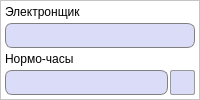
         <widget class="QFrame" name="frame_9">
          <property name="minimumSize">
           <size>
            <width>0</width>
            <height>0</height>
           </size>
          </property>
          <property name="styleSheet">
           <string notr="true">QFrame {
	background-color: white;
}</string>
          </property>
          <property name="frameShape">
           <enum>QFrame::StyledPanel</enum>
          </property>
          <property name="frameShadow">
           <enum>QFrame::Raised</enum>
          </property>
          <layout class="QGridLayout" name="gridLayout_18">
           <property name="leftMargin">
            <number>4</number>
           </property>
           <property name="topMargin">
            <number>4</number>
           </property>
           <property name="rightMargin">
            <number>4</number>
           </property>
           <property name="bottomMargin">
            <number>4</number>
           </property>
           <property name="horizontalSpacing">
            <number>2</number>
           </property>
           <property name="verticalSpacing">
            <number>4</number>
           </property>
           <item row="1" column="0" colspan="2">
            <widget class="QLineEdit" name="electronicsLine">
             <property name="minimumSize">
              <size>
               <width>0</width>
               <height>25</height>
              </size>
             </property>
             <property name="font">
              <font>
               <pointsize>10</pointsize>
              </font>
             </property>
             <property name="focusPolicy">
              <enum>Qt::NoFocus</enum>
             </property>
             <property name="styleSheet">
              <string notr="true">QLineEdit {
	border: 1px solid gray;
    border-radius: 7px;
    background-color: #dbdcf7;
	padding-left: 3px;
}</string>
             </property>
             <property name="readOnly">
              <bool>true</bool>
             </property>
            </widget>
           </item>
           <item row="3" column="1">
            <widget class="QPushButton" name="clearElectronicButton">
             <property name="enabled">
              <bool>false</bool>
             </property>
             <property name="minimumSize">
              <size>
               <width>25</width>
               <height>25</height>
              </size>
             </property>
             <property name="maximumSize">
              <size>
               <width>25</width>
               <height>25</height>
              </size>
             </property>
             <property name="toolTip">
              <string>Вернуть работника</string>
             </property>
             <property name="styleSheet">
              <string notr="true">QPushButton {
	background-color: #dbdcf7;
	border: 1px solid #999999;
	border-radius: 2px;
}

QPushButton:hover {
	background-color: #d5d6f0;
	border: 1px solid #acacac;
}

QPushButton:pressed {
	background-color: #cbcde6;
	border: 2px solid #999999;
}</string>
             </property>
             <property name="text">
              <string/>
             </property>
             <property name="icon">
              <iconset resource="images.qrc">
               <normaloff>:/images/returnEmployee.png</normaloff>:/images/returnEmployee.png</iconset>
             </property>
             <property name="iconSize">
              <size>
               <width>25</width>
               <height>25</height>
              </size>
             </property>
             <property name="autoDefault">
              <bool>false</bool>
             </property>
            </widget>
           </item>
           <item row="3" column="0">
            <widget class="QLineEdit" name="electronicsHoursLine">
             <property name="minimumSize">
              <size>
               <width>0</width>
               <height>25</height>
              </size>
             </property>
             <property name="maximumSize">
              <size>
               <width>16777215</width>
               <height>16777215</height>
              </size>
             </property>
             <property name="font">
              <font>
               <pointsize>10</pointsize>
              </font>
             </property>
             <property name="styleSheet">
              <string notr="true">QLineEdit {
	border: 1px solid gray;
    border-radius: 7px;
    background-color: #dbdcf7;
	padding-left: 3px;
}</string>
             </property>
             <property name="readOnly">
              <bool>true</bool>
             </property>
            </widget>
           </item>
           <item row="2" column="0" colspan="2">
            <widget class="QLabel" name="label_25">
             <property name="font">
              <font>
               <pointsize>9</pointsize>
              </font>
             </property>
             <property name="styleSheet">
              <string notr="true">QLabel {
	background-color: transparent;
	border: 0px;
}</string>
             </property>
             <property name="text">
              <string>Нормо-часы</string>
             </property>
            </widget>
           </item>
           <item row="0" column="0" colspan="2">
            <widget class="QLabel" name="label_20">
             <property name="font">
              <font>
               <pointsize>9</pointsize>
              </font>
             </property>
             <property name="styleSheet">
              <string notr="true">QLabel {
	background-color: transparent;
	border: 0px;
}</string>
             </property>
             <property name="text">
              <string>Электронщик</string>
             </property>
            </widget>
           </item>
          </layout>
         </widget>
